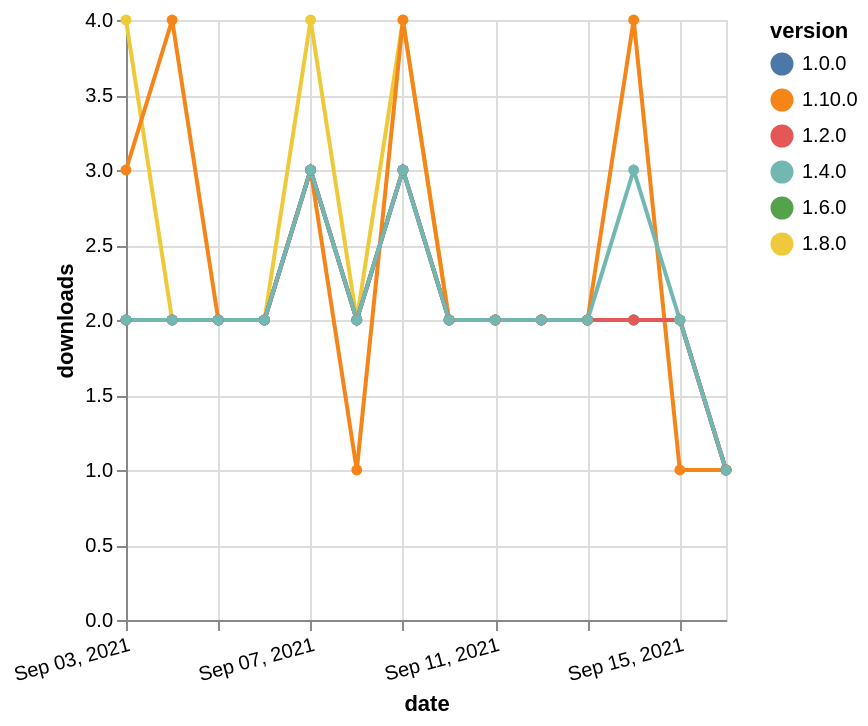

Write the Vega-Lite specification saved for this chart.
### Vega-Lite specification from a JSON file in a GitHub repository (floating-point values rounded to 4 significant figures)
{"$schema": "https://vega.github.io/schema/vega-lite/v5.json", "description": "A simple bar chart with embedded data.", "data": {"values": [{"date": "2021-09-03", "total": 993, "delta": 2, "version": "1.6.0"}, {"date": "2021-09-04", "total": 995, "delta": 2, "version": "1.6.0"}, {"date": "2021-09-05", "total": 997, "delta": 2, "version": "1.6.0"}, {"date": "2021-09-06", "total": 999, "delta": 2, "version": "1.6.0"}, {"date": "2021-09-07", "total": 1002, "delta": 3, "version": "1.6.0"}, {"date": "2021-09-08", "total": 1004, "delta": 2, "version": "1.6.0"}, {"date": "2021-09-09", "total": 1007, "delta": 3, "version": "1.6.0"}, {"date": "2021-09-10", "total": 1009, "delta": 2, "version": "1.6.0"}, {"date": "2021-09-11", "total": 1011, "delta": 2, "version": "1.6.0"}, {"date": "2021-09-12", "total": 1013, "delta": 2, "version": "1.6.0"}, {"date": "2021-09-13", "total": 1015, "delta": 2, "version": "1.6.0"}, {"date": "2021-09-14", "total": 1017, "delta": 2, "version": "1.6.0"}, {"date": "2021-09-15", "total": 1019, "delta": 2, "version": "1.6.0"}, {"date": "2021-09-16", "total": 1020, "delta": 1, "version": "1.6.0"}, {"date": "2021-09-03", "total": 698, "delta": 4, "version": "1.8.0"}, {"date": "2021-09-04", "total": 700, "delta": 2, "version": "1.8.0"}, {"date": "2021-09-05", "total": 702, "delta": 2, "version": "1.8.0"}, {"date": "2021-09-06", "total": 704, "delta": 2, "version": "1.8.0"}, {"date": "2021-09-07", "total": 708, "delta": 4, "version": "1.8.0"}, {"date": "2021-09-08", "total": 710, "delta": 2, "version": "1.8.0"}, {"date": "2021-09-09", "total": 714, "delta": 4, "version": "1.8.0"}, {"date": "2021-09-10", "total": 716, "delta": 2, "version": "1.8.0"}, {"date": "2021-09-11", "total": 718, "delta": 2, "version": "1.8.0"}, {"date": "2021-09-12", "total": 720, "delta": 2, "version": "1.8.0"}, {"date": "2021-09-13", "total": 722, "delta": 2, "version": "1.8.0"}, {"date": "2021-09-14", "total": 724, "delta": 2, "version": "1.8.0"}, {"date": "2021-09-15", "total": 726, "delta": 2, "version": "1.8.0"}, {"date": "2021-09-16", "total": 727, "delta": 1, "version": "1.8.0"}, {"date": "2021-09-03", "total": 227, "delta": 3, "version": "1.10.0"}, {"date": "2021-09-04", "total": 231, "delta": 4, "version": "1.10.0"}, {"date": "2021-09-05", "total": 233, "delta": 2, "version": "1.10.0"}, {"date": "2021-09-06", "total": 235, "delta": 2, "version": "1.10.0"}, {"date": "2021-09-07", "total": 238, "delta": 3, "version": "1.10.0"}, {"date": "2021-09-08", "total": 239, "delta": 1, "version": "1.10.0"}, {"date": "2021-09-09", "total": 243, "delta": 4, "version": "1.10.0"}, {"date": "2021-09-10", "total": 245, "delta": 2, "version": "1.10.0"}, {"date": "2021-09-11", "total": 247, "delta": 2, "version": "1.10.0"}, {"date": "2021-09-12", "total": 249, "delta": 2, "version": "1.10.0"}, {"date": "2021-09-13", "total": 251, "delta": 2, "version": "1.10.0"}, {"date": "2021-09-14", "total": 255, "delta": 4, "version": "1.10.0"}, {"date": "2021-09-15", "total": 256, "delta": 1, "version": "1.10.0"}, {"date": "2021-09-16", "total": 257, "delta": 1, "version": "1.10.0"}, {"date": "2021-09-03", "total": 2100, "delta": 2, "version": "1.0.0"}, {"date": "2021-09-04", "total": 2102, "delta": 2, "version": "1.0.0"}, {"date": "2021-09-05", "total": 2104, "delta": 2, "version": "1.0.0"}, {"date": "2021-09-06", "total": 2106, "delta": 2, "version": "1.0.0"}, {"date": "2021-09-07", "total": 2109, "delta": 3, "version": "1.0.0"}, {"date": "2021-09-08", "total": 2111, "delta": 2, "version": "1.0.0"}, {"date": "2021-09-09", "total": 2114, "delta": 3, "version": "1.0.0"}, {"date": "2021-09-10", "total": 2116, "delta": 2, "version": "1.0.0"}, {"date": "2021-09-11", "total": 2118, "delta": 2, "version": "1.0.0"}, {"date": "2021-09-12", "total": 2120, "delta": 2, "version": "1.0.0"}, {"date": "2021-09-13", "total": 2122, "delta": 2, "version": "1.0.0"}, {"date": "2021-09-14", "total": 2124, "delta": 2, "version": "1.0.0"}, {"date": "2021-09-15", "total": 2126, "delta": 2, "version": "1.0.0"}, {"date": "2021-09-16", "total": 2127, "delta": 1, "version": "1.0.0"}, {"date": "2021-09-03", "total": 1687, "delta": 2, "version": "1.2.0"}, {"date": "2021-09-04", "total": 1689, "delta": 2, "version": "1.2.0"}, {"date": "2021-09-05", "total": 1691, "delta": 2, "version": "1.2.0"}, {"date": "2021-09-06", "total": 1693, "delta": 2, "version": "1.2.0"}, {"date": "2021-09-07", "total": 1696, "delta": 3, "version": "1.2.0"}, {"date": "2021-09-08", "total": 1698, "delta": 2, "version": "1.2.0"}, {"date": "2021-09-09", "total": 1701, "delta": 3, "version": "1.2.0"}, {"date": "2021-09-10", "total": 1703, "delta": 2, "version": "1.2.0"}, {"date": "2021-09-11", "total": 1705, "delta": 2, "version": "1.2.0"}, {"date": "2021-09-12", "total": 1707, "delta": 2, "version": "1.2.0"}, {"date": "2021-09-13", "total": 1709, "delta": 2, "version": "1.2.0"}, {"date": "2021-09-14", "total": 1711, "delta": 2, "version": "1.2.0"}, {"date": "2021-09-15", "total": 1713, "delta": 2, "version": "1.2.0"}, {"date": "2021-09-16", "total": 1714, "delta": 1, "version": "1.2.0"}, {"date": "2021-09-03", "total": 1449, "delta": 2, "version": "1.4.0"}, {"date": "2021-09-04", "total": 1451, "delta": 2, "version": "1.4.0"}, {"date": "2021-09-05", "total": 1453, "delta": 2, "version": "1.4.0"}, {"date": "2021-09-06", "total": 1455, "delta": 2, "version": "1.4.0"}, {"date": "2021-09-07", "total": 1458, "delta": 3, "version": "1.4.0"}, {"date": "2021-09-08", "total": 1460, "delta": 2, "version": "1.4.0"}, {"date": "2021-09-09", "total": 1463, "delta": 3, "version": "1.4.0"}, {"date": "2021-09-10", "total": 1465, "delta": 2, "version": "1.4.0"}, {"date": "2021-09-11", "total": 1467, "delta": 2, "version": "1.4.0"}, {"date": "2021-09-12", "total": 1469, "delta": 2, "version": "1.4.0"}, {"date": "2021-09-13", "total": 1471, "delta": 2, "version": "1.4.0"}, {"date": "2021-09-14", "total": 1474, "delta": 3, "version": "1.4.0"}, {"date": "2021-09-15", "total": 1476, "delta": 2, "version": "1.4.0"}, {"date": "2021-09-16", "total": 1477, "delta": 1, "version": "1.4.0"}]}, "width": "container", "mark": {"type": "line", "point": {"filled": true}}, "encoding": {"x": {"field": "date", "type": "temporal", "timeUnit": "yearmonthdate", "title": "date", "axis": {"labelAngle": -15}}, "y": {"field": "delta", "type": "quantitative", "title": "downloads"}, "color": {"field": "version", "type": "nominal"}, "tooltip": {"field": "delta"}}}
